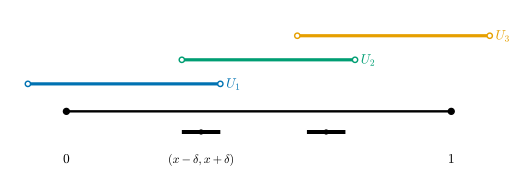

This figure's Python source:
"""그림 3.6.2: 르베그 수 (3.6절, 보조정리 3.6.17, 예 3.6.18).

[0, 1]의 열린덮개 U_1 = (-0.1, 0.4), U_2 = (0.3, 0.75), U_3 = (0.6, 1.1).
δ = 0.05이면 [0, 1]의 모든 점 x에서 (x - δ, x + δ) ∩ [0, 1]이 어느 한 U_i에 들어간다.
겹치는 부분 (0.3, 0.4)와 (0.6, 0.75) 가운데 좁은 쪽의 폭의 절반이 이 덮개의 가장 큰 르베그 수다.

실행: 프로젝트 루트에서 ``PYTHONPATH=tools python3 chapters/03-topology-basics/figures/fig-3-6-2-lebesgue-number.py``
"""

import dgfig

dgfig.setup()

import matplotlib.pyplot as plt
import numpy as np

C = dgfig.COLORS
LW = dgfig.LW

cover = [(-0.1, 0.4), (0.3, 0.75), (0.6, 1.1)]
delta = 0.05


def works(d, xs=np.linspace(0, 1, 20001)):
    """모든 x에 대해 [x-d, x+d] ∩ [0,1] ⊆ 어떤 U_i (열린구간 안에 닫힌구간이 들어가는지)."""
    for x in xs:
        lo, hi = max(0.0, x - d), min(1.0, x + d)
        if not any(a < lo and hi < b for a, b in cover):
            return False
    return True


# 자기검사: δ = 0.05보다 조금 작은 값은 통하고, 0.05보다 조금 큰 값은 통하지 않는다
assert works(delta - 1e-3) and not works(delta + 1e-3)

fig, ax = plt.subplots(figsize=(5.4, 1.9))
ax.set_xlim(-0.16, 1.16); ax.set_ylim(-0.42, 0.62)
ax.set_axis_off()
ax.plot([0, 1], [0, 0], color=C["main"], lw=LW["main"])
for x0 in (0, 1):
    ax.plot(x0, 0, "o", ms=4.5, color=C["main"], zorder=5)
cols = [C["tangent"], C["third"], C["accent"]]
for i, ((a, b), col) in enumerate(zip(cover, cols)):
    y = 0.16 + 0.14 * i
    ax.plot([a, b], [y, y], color=col, lw=2.4, solid_capstyle="butt")
    for x0 in (a, b):
        ax.plot(x0, y, "o", ms=4, mfc="white", mec=col, mew=1.1, zorder=5)
    ax.text(b + 0.015, y, r"$U_{%d}$" % (i + 1), fontsize=10, color=col, va="center")
for xc in (0.35, 0.675):
    ax.plot([xc - delta, xc + delta], [-0.12, -0.12], color=C["main"], lw=3, solid_capstyle="butt")
    ax.plot(xc, -0.12, "o", ms=3, color=C["main"])
ax.text(0.35, -0.3, r"$(x-\delta, x+\delta)$", fontsize=9, ha="center")
ax.text(0.0, -0.3, r"$0$", fontsize=10, ha="center")
ax.text(1.0, -0.3, r"$1$", fontsize=10, ha="center")

fig.subplots_adjust(left=0.01, right=0.99, top=0.99, bottom=0.01)
dgfig.save(fig, __file__)
